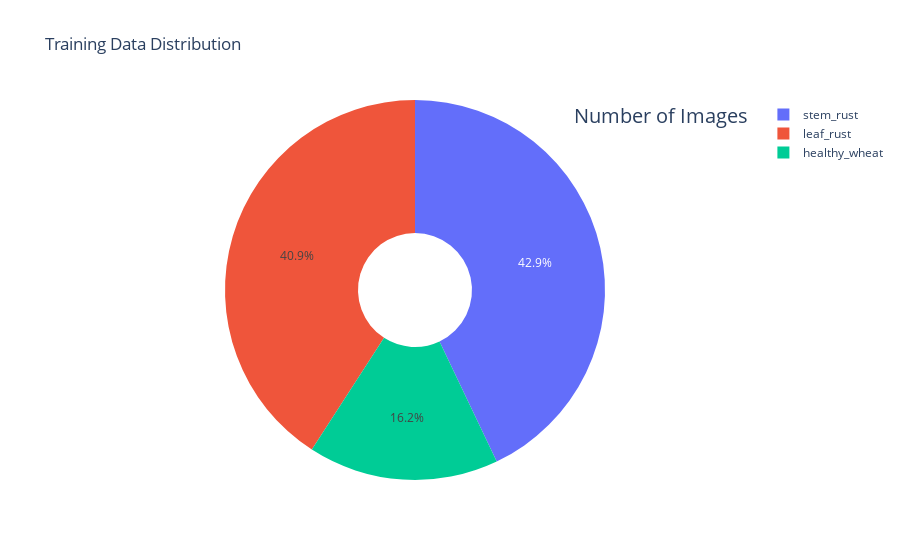

The notebook cell this image was saved under:
### Code cell
fig = {
  "data": [
    {
      "values": list(trainDataDbn.values()),
      "labels": list(trainDataDbn.keys()),
#       "domain": {"x": [0, .5]},
#      "name": "Training Data Distribution",
#       "hoverinfo":"label+percent+name",
      "hoverinfo":"label+percent",
      "hole": .3,
      "type": "pie"
    },],
  "layout": {
        "title":"Training Data Distribution",
        "annotations": [
            { "font": { "size": 20},
              "showarrow": False,
              "text": "Number of Images",
                "x": 1,
                "y": 1
            },
        ]
    }
}
iplot(fig)

### Figure 1 — Plotly figure (JSON) as saved in the notebook; plotly's stock layout.template omitted (floating-point values rounded to 4 significant figures)
{"data": [{"hole": 0.3, "hoverinfo": "label+percent", "labels": ["leaf_rust", "stem_rust", "healthy_wheat"], "type": "pie", "values": [358, 376, 142]}], "layout": {"annotations": [{"font": {"size": 20}, "showarrow": false, "text": "Number of Images", "x": 1, "y": 1}], "title": {"text": "Training Data Distribution"}}}
